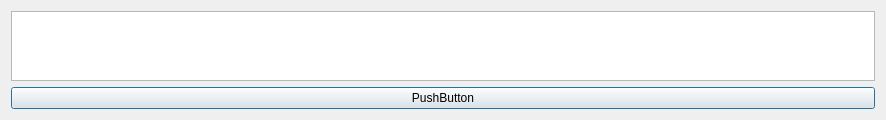
<?xml version="1.0" encoding="UTF-8"?>
<ui version="4.0">
 <class>Dialog</class>
 <widget class="QDialog" name="Dialog">
  <property name="geometry">
   <rect>
    <x>0</x>
    <y>0</y>
    <width>886</width>
    <height>103</height>
   </rect>
  </property>
  <property name="windowTitle">
   <string>Dialog</string>
  </property>
  <layout class="QVBoxLayout" name="verticalLayout">
   <item>
    <widget class="QTextEdit" name="textEdit"/>
   </item>
   <item>
    <widget class="QPushButton" name="pushButton">
     <property name="text">
      <string>PushButton</string>
     </property>
    </widget>
   </item>
  </layout>
 </widget>
 <resources/>
 <connections/>
</ui>
